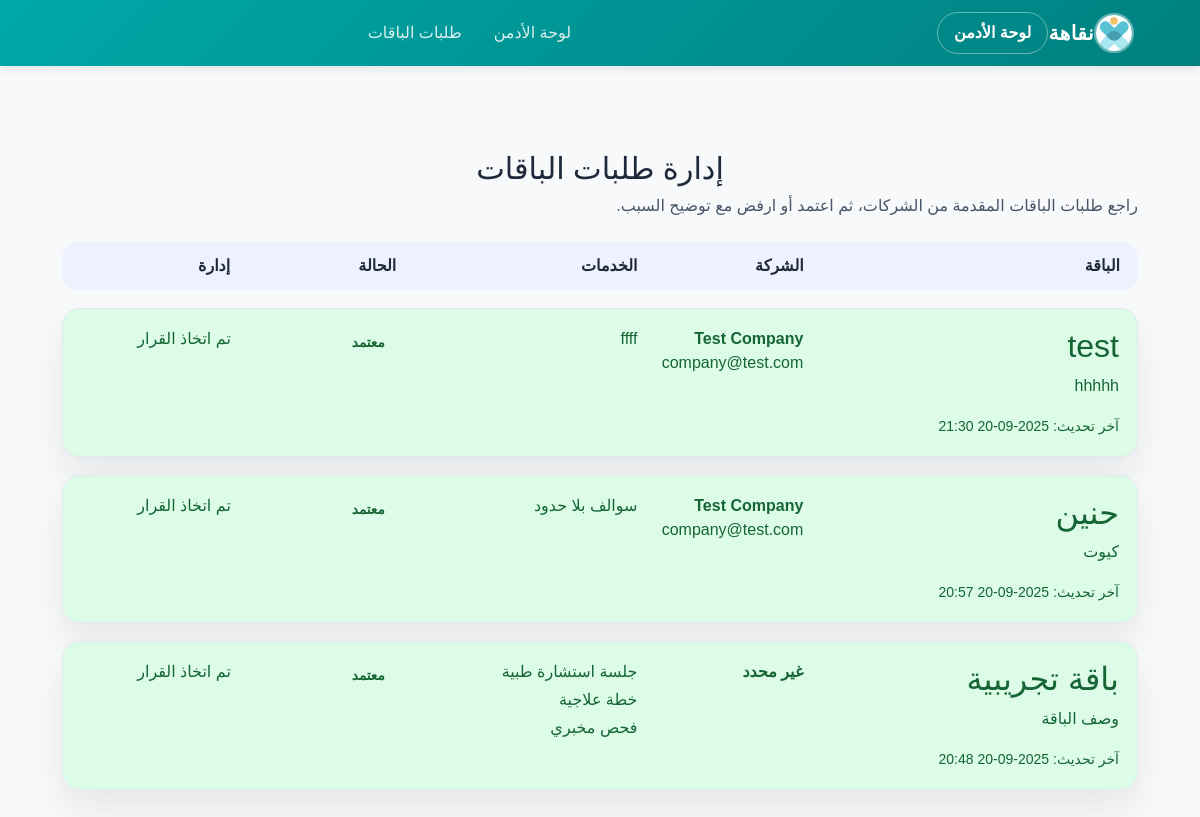
The app's page /admin/packages (signed in) with its own data.
### models.py (models this page shows)
class Package(db.Model):
    id = db.Column(db.Integer, primary_key=True)
    title = db.Column(db.String(100))
    description = db.Column(db.Text)
    image = db.Column(db.String(200))
    provider_id = db.Column(db.Integer, db.ForeignKey('company.id'))
    approved_by = db.Column(db.Integer, db.ForeignKey('admin.id'))
    status = db.Column(db.String(50), default="pending")
    admin_note = db.Column(db.Text)
    status_updated_at = db.Column(db.DateTime)
    services = db.relationship("PackageService", backref="package", lazy=True)
    bookings = db.relationship("Booking", backref="package", lazy=True)
    doctor_service_links = db.relationship("DoctorServiceLink", backref="package", lazy=True)

class Company(db.Model):
    id = db.Column(db.Integer, primary_key=True)
    name = db.Column(db.String(150), nullable=False, unique=True)
    email = db.Column(db.String(120), nullable=False, unique=True)
    password = db.Column(db.String(200), nullable=False)
    address = db.Column(db.String(200))
    phone = db.Column(db.String(20))
    doctors = db.relationship("Doctor", backref="company", lazy=True)
    packages = db.relationship("Package", backref="provider", lazy=True)
    appointments = db.relationship("Appointment", backref="company", lazy=True)
    bookings = db.relationship("Booking", backref="company", lazy=True)
    notifications = db.relationship("Notification", backref="company", lazy=True)
    roles = db.relationship(
        "CompanyRole",
        backref="company",
        lazy=True,
        cascade="all, delete-orphan"
    )

class PackageService(db.Model):
    id = db.Column(db.Integer, primary_key=True)
    package_id = db.Column(db.Integer, db.ForeignKey('package.id'))
    service_name = db.Column(db.String(100))
    service_description = db.Column(db.Text)
    service_price = db.Column(db.Float)
    selections = db.relationship(
        "BookingServiceSelection",
        backref="package_service",
        lazy=True
    )
    doctor_links = db.relationship("DoctorServiceLink", backref="package_service", lazy=True)

### app.py (the view)
@app.route('/admin/packages')
@admin_login_required
def admin_packages():
    status_order = case(
        (Package.status == 'pending', 0),
        (Package.status == 'approved', 1),
        else_=2
    )
    packages = (
        Package.query
        .options(
            joinedload(Package.services),
            joinedload(Package.provider)
        )
        .order_by(status_order, Package.status_updated_at.desc().nullslast())
        .all()
    )
    status_labels = {
        'pending': 'قيد المراجعة',
        'approved': 'معتمد',
        'rejected': 'مرفوض'
    }
    return render_template('admin_packages.html', packages=packages, status_labels=status_labels, user=None)

### app.py (called while the page is built)
def get_logged_in_admin():
    admin_id = session.get('admin_id')
    if not admin_id:
        return None
    return Admin.query.get(admin_id)

def admin_login_required(view_func):
    @wraps(view_func)
    def wrapper(*args, **kwargs):
        admin = get_logged_in_admin()
        if not admin:
            flash("يجب تسجيل دخول الأدمن أولاً", "danger")
            next_url = request.url if request.method == 'GET' else request.referrer
            return redirect(url_for('admin_login', next=next_url))
        return view_func(*args, **kwargs)
    return wrapper

### templates/admin_packages.html (shortened to what this page needs)
{% extends "base.html" %}
{% block content %}
<section class="admin-packages">
  <h1 class="section-title">إدارة طلبات الباقات</h1>
  <p class="subtitle">راجع طلبات الباقات المقدمة من الشركات، ثم اعتمد أو ارفض مع توضيح السبب.</p>
  {% if packages %}
    <div class="packages-table">
      <div class="table-head">
        <span>الباقة</span>
        <span>الشركة</span>
        <span>الخدمات</span>
        <span>الحالة</span>
        <span>إدارة</span>
      </div>
      {% for package in packages %}
        <article class="table-row status-{{ package.status }}">
          <div class="cell">
            <h2>{{ package.title }}</h2>
            <p>{{ package.description }}</p>
            <small>آخر تحديث: {{ package.status_updated_at.strftime('%Y-%m-%d %H:%M') if package.status_updated_at else '—' }}</small>
          </div>
          <div class="cell">
            <strong>{{ package.provider.name if package.provider else 'غير محدد' }}</strong>
            <p>{{ package.provider.email if package.provider else '' }}</p>
          </div>
          <div class="cell">
            {% if package.services %}
              <ul>
                {% for service in package.services %}
                  <li>{{ service.service_name }}</li>
                {% endfor %}
              </ul>
            {% else %}
              <p>لا توجد خدمات</p>
            {% endif %}
          </div>
          <div class="cell status">
            <span class="status-pill status-{{ package.status }}">{{ status_labels.get(package.status, package.status) }}</span>
          </div>
          <div class="cell actions">
            {% if package.status == 'pending' %}
              <form action="{{ url_for('admin_package_decision', package_id=package.id) }}" method="POST">
                <input type="hidden" name="decision" value="approve">
                <button type="submit" class="btn-approve">اعتماد</button>
              </form>
              <form action="{{ url_for('admin_package_decision', package_id=package.id) }}" method="POST" class="reject-form">
                <input type="hidden" name="decision" value="reject">
                <textarea name="note" placeholder="اذكر سبب الرفض" required></textarea>
                <button type="submit" class="btn-reject">رفض</button>
              </form>
            {% else %}
              <p>تم اتخاذ القرار</p>
            {% endif %}
          </div>
        </article>
      {% endfor %}
    </div>
  {% else %}
    <div class="empty-state">
      <h2>لا توجد طلبات حالياً</h2>
      <p>سيتم عرض طلبات الباقات هنا بمجرد تقديمها من الشركات.</p>
    </div>
  {% endif %}
</section>
{% endblock %}

### static/css/style.css (style rules this page uses)
:root { --primary-color: #0ea5e9; --secondary-color: #0f172a; --accent-color: #fbbf24; --success-color: #28a745; --dark-color: #1a1a1a; --light-bg: #f8f9fa; --text-primary: #2c3e50; --text-secondary: #6c757d; --border-radius: 15px; --transition: all 0.3s ease; --shadow-sm: 0 2px 10px rgba(0,0,0,0.1); --shadow-md: 0 5px 20px rgba(0,0,0,0.15); --shadow-lg: 0 10px 40px rgba(0,0,0,0.2); }
body { background: var(--light-bg); color: var(--text-primary); font-family: 'Cairo', 'Segoe UI', sans-serif; }

### static/css/ready_packages.css (style rules this page uses)
:root { --primary-color: #00a8a8; --secondary-color: #008080; --accent-color: #ffc107; --success-color: #28a745; --dark-color: #1a1a1a; --light-bg: #f8f9fa; --text-primary: #2c3e50; --text-secondary: #6c757d; --border-radius: 15px; --transition: all 0.3s ease; --shadow-sm: 0 2px 10px rgba(0,0,0,0.1); --shadow-md: 0 5px 20px rgba(0,0,0,0.15); --shadow-lg: 0 10px 40px rgba(0,0,0,0.2); }
body { font-family: "Tajawal", sans-serif; background-color: var(--light-bg); margin: 0; padding: 0; color: var(--text-primary); }
.section-title { text-align: center; font-size: 2rem; margin: 30px 0; color: var(--primary-color); }

### templates/admin_packages.html (style rules this page uses)
.admin-packages { max-width: 1200px; margin: 0 auto; padding: 30px 20px 60px; }
.section-title { margin-bottom: 8px; font-size: 1.9rem; color: #1e293b; }
.subtitle { margin-bottom: 24px; color: #475569; }
.packages-table { display: grid; gap: 18px; }
.table-head, .table-row { display: grid; grid-template-columns: 2fr 1fr 1.5fr 1fr 1fr; gap: 16px; }
.table-head { font-weight: 700; color: #1f2937; padding: 12px 18px; background: #eef2ff; border-radius: 16px; }
.table-row { background: #fff; border-radius: 18px; padding: 18px; box-shadow: 0 18px 35px rgba(15, 23, 42, 0.08); border: 1px solid #e2e8f0; }
.cell ul { list-style: none; margin: 0; padding: 0; display: grid; gap: 4px; }
.status-pill { display: inline-flex; align-items: center; justify-content: center; padding: 6px 12px; border-radius: 999px; font-size: 0.85rem; font-weight: 600; }
.status-approved { background: #dcfce7; color: #166534; }
.actions { display: grid; gap: 12px; }

### records on screen
Package: title "test", description "hhhhh", status_updated_at "2025-09-20 21:30", provider "Test Company", provider "company@test.com", get "معتمد", shows "تم اتخاذ القرار"
PackageService: service_name "ffff"
Package: title "حنين", description "كيوت", status_updated_at "2025-09-20 20:57", provider "Test Company", provider "company@test.com", get "معتمد", shows "تم اتخاذ القرار"
PackageService: service_name "سوالف بلا حدود"
Package: title "باقة تجريبية", description "وصف الباقة", status_updated_at "2025-09-20 20:48", provider "غير محدد", get "معتمد", shows "تم اتخاذ القرار"
PackageService: service_name "جلسة استشارة طبية"
PackageService: service_name "خطة علاجية"
PackageService: service_name "فحص مخبري"
